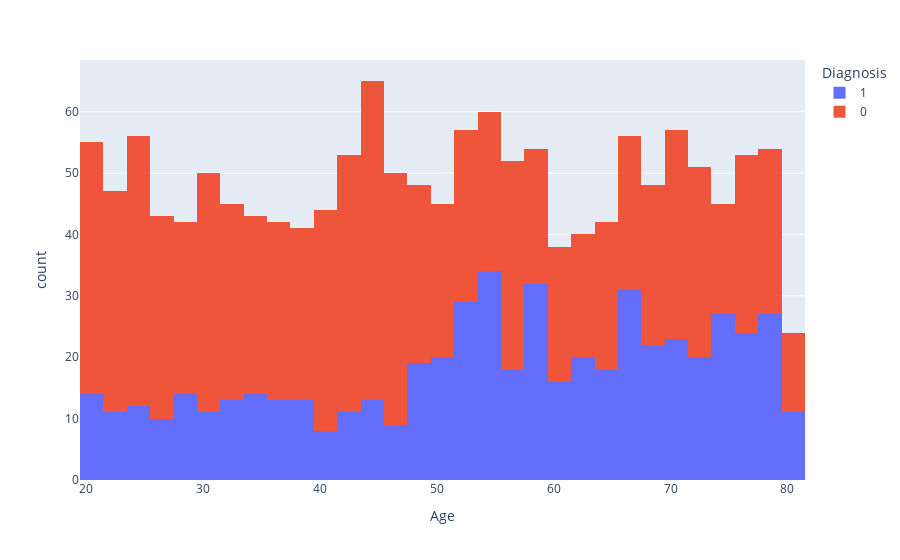
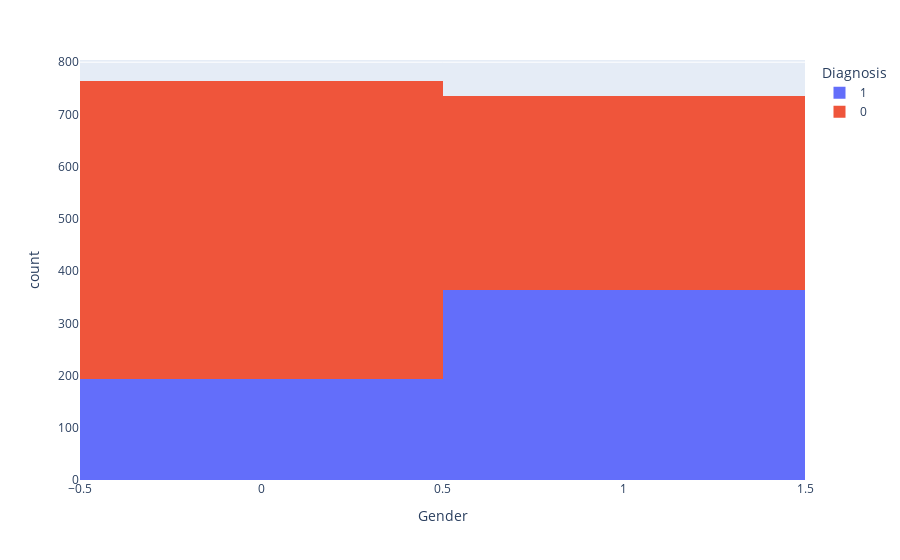
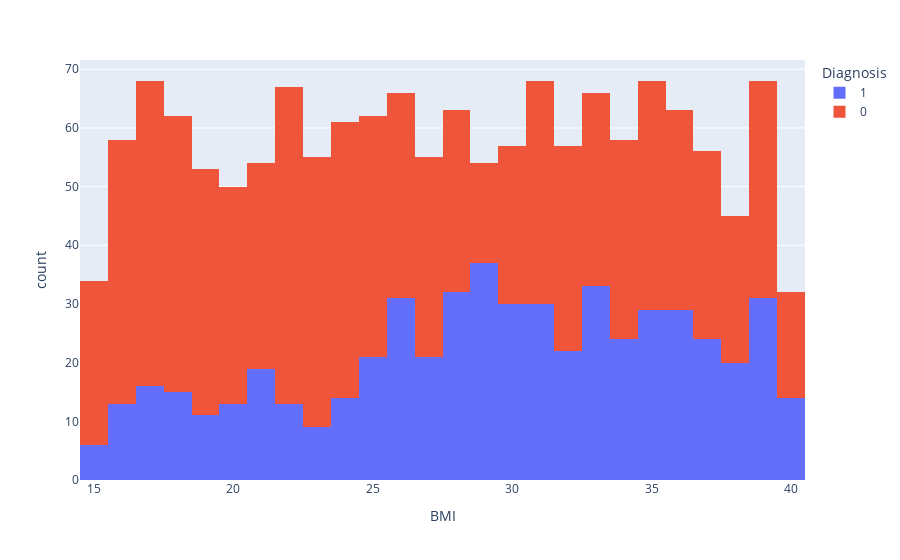
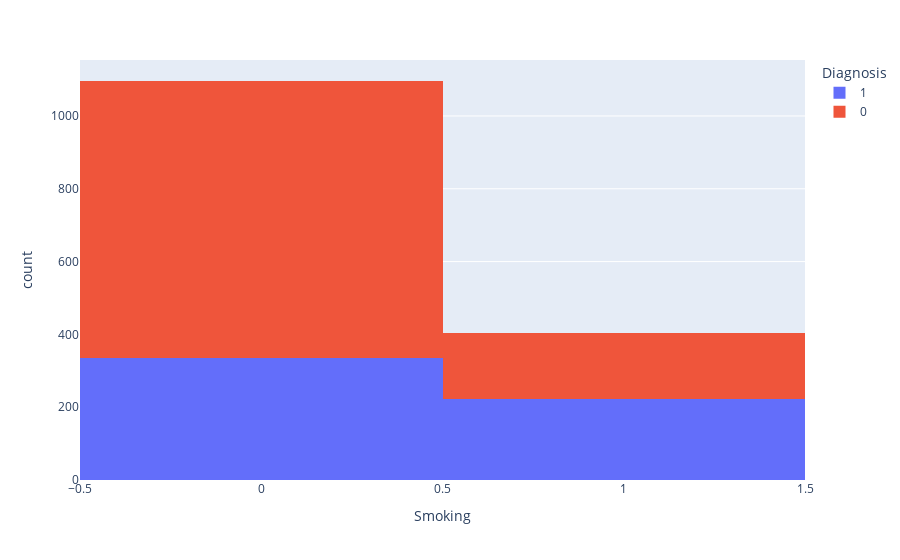

The notebook cell saved with these charts, in order:
### Code cell
for column in df.columns:
    plot = px.histogram(df, x=column, color='Diagnosis')
    plot.show()

### Figure 1 — Plotly figure (JSON) as saved in the notebook; plotly's stock layout.template omitted (floating-point values rounded to 4 significant figures; data arrays with more than 128 entries replaced by an {"elided": "..."} marker saying what was removed)
{"data": [{"alignmentgroup": "True", "bingroup": "x", "hovertemplate": "Diagnosis=1<br>Age=%{x}<br>count=%{y}<extra></extra>", "legendgroup": "1", "marker": {"color": "#636efa", "pattern": {"shape": ""}}, "name": "1", "offsetgroup": "1", "orientation": "v", "showlegend": true, "type": "histogram", "x": {"elided": "557 int values"}, "xaxis": "x", "yaxis": "y"}, {"alignmentgroup": "True", "bingroup": "x", "hovertemplate": "Diagnosis=0<br>Age=%{x}<br>count=%{y}<extra></extra>", "legendgroup": "0", "marker": {"color": "#EF553B", "pattern": {"shape": ""}}, "name": "0", "offsetgroup": "0", "orientation": "v", "showlegend": true, "type": "histogram", "x": {"elided": "943 int values"}, "xaxis": "x", "yaxis": "y"}], "layout": {"autosize": true, "barmode": "relative", "legend": {"title": {"text": "Diagnosis"}, "tracegroupgap": 0}, "margin": {"t": 60}, "xaxis": {"anchor": "y", "autorange": true, "domain": [0, 1], "range": [19.5, 81.5], "title": {"text": "Age"}, "type": "linear"}, "yaxis": {"anchor": "x", "autorange": true, "domain": [0, 1], "range": [0, 68.42], "title": {"text": "count"}}}}

### Figure 2 — Plotly figure (JSON) as saved in the notebook; plotly's stock layout.template omitted (floating-point values rounded to 4 significant figures; data arrays with more than 128 entries replaced by an {"elided": "..."} marker saying what was removed)
{"data": [{"alignmentgroup": "True", "bingroup": "x", "hovertemplate": "Diagnosis=1<br>Gender=%{x}<br>count=%{y}<extra></extra>", "legendgroup": "1", "marker": {"color": "#636efa", "pattern": {"shape": ""}}, "name": "1", "offsetgroup": "1", "orientation": "v", "showlegend": true, "type": "histogram", "x": {"elided": "557 int values"}, "xaxis": "x", "yaxis": "y"}, {"alignmentgroup": "True", "bingroup": "x", "hovertemplate": "Diagnosis=0<br>Gender=%{x}<br>count=%{y}<extra></extra>", "legendgroup": "0", "marker": {"color": "#EF553B", "pattern": {"shape": ""}}, "name": "0", "offsetgroup": "0", "orientation": "v", "showlegend": true, "type": "histogram", "x": {"elided": "943 int values"}, "xaxis": "x", "yaxis": "y"}], "layout": {"autosize": true, "barmode": "relative", "legend": {"title": {"text": "Diagnosis"}, "tracegroupgap": 0}, "margin": {"t": 60}, "xaxis": {"anchor": "y", "autorange": true, "domain": [0, 1], "range": [-0.5, 1.5], "title": {"text": "Gender"}, "type": "linear"}, "yaxis": {"anchor": "x", "autorange": true, "domain": [0, 1], "range": [0, 804.2], "title": {"text": "count"}}}}

### Figure 3 — Plotly figure (JSON) as saved in the notebook; plotly's stock layout.template omitted (floating-point values rounded to 4 significant figures; data arrays with more than 128 entries replaced by an {"elided": "..."} marker saying what was removed)
{"data": [{"alignmentgroup": "True", "bingroup": "x", "hovertemplate": "Diagnosis=1<br>BMI=%{x}<br>count=%{y}<extra></extra>", "legendgroup": "1", "marker": {"color": "#636efa", "pattern": {"shape": ""}}, "name": "1", "offsetgroup": "1", "orientation": "v", "showlegend": true, "type": "histogram", "x": {"elided": "557 float values"}, "xaxis": "x", "yaxis": "y"}, {"alignmentgroup": "True", "bingroup": "x", "hovertemplate": "Diagnosis=0<br>BMI=%{x}<br>count=%{y}<extra></extra>", "legendgroup": "0", "marker": {"color": "#EF553B", "pattern": {"shape": ""}}, "name": "0", "offsetgroup": "0", "orientation": "v", "showlegend": true, "type": "histogram", "x": {"elided": "943 float values"}, "xaxis": "x", "yaxis": "y"}], "layout": {"autosize": true, "barmode": "relative", "legend": {"title": {"text": "Diagnosis"}, "tracegroupgap": 0}, "margin": {"t": 60}, "xaxis": {"anchor": "y", "autorange": true, "domain": [0, 1], "range": [14.5, 40.5], "title": {"text": "BMI"}, "type": "linear"}, "yaxis": {"anchor": "x", "autorange": true, "domain": [0, 1], "range": [0, 71.58], "title": {"text": "count"}}}}

### Figure 4 — Plotly figure (JSON) as saved in the notebook; plotly's stock layout.template omitted (floating-point values rounded to 4 significant figures; data arrays with more than 128 entries replaced by an {"elided": "..."} marker saying what was removed)
{"data": [{"alignmentgroup": "True", "bingroup": "x", "hovertemplate": "Diagnosis=1<br>Smoking=%{x}<br>count=%{y}<extra></extra>", "legendgroup": "1", "marker": {"color": "#636efa", "pattern": {"shape": ""}}, "name": "1", "offsetgroup": "1", "orientation": "v", "showlegend": true, "type": "histogram", "x": {"elided": "557 int values"}, "xaxis": "x", "yaxis": "y"}, {"alignmentgroup": "True", "bingroup": "x", "hovertemplate": "Diagnosis=0<br>Smoking=%{x}<br>count=%{y}<extra></extra>", "legendgroup": "0", "marker": {"color": "#EF553B", "pattern": {"shape": ""}}, "name": "0", "offsetgroup": "0", "orientation": "v", "showlegend": true, "type": "histogram", "x": {"elided": "943 int values"}, "xaxis": "x", "yaxis": "y"}], "layout": {"autosize": true, "barmode": "relative", "legend": {"title": {"text": "Diagnosis"}, "tracegroupgap": 0}, "margin": {"t": 60}, "xaxis": {"anchor": "y", "autorange": true, "domain": [0, 1], "range": [-0.5, 1.5], "title": {"text": "Smoking"}, "type": "linear"}, "yaxis": {"anchor": "x", "autorange": true, "domain": [0, 1], "range": [0, 1154.0], "title": {"text": "count"}}}}
